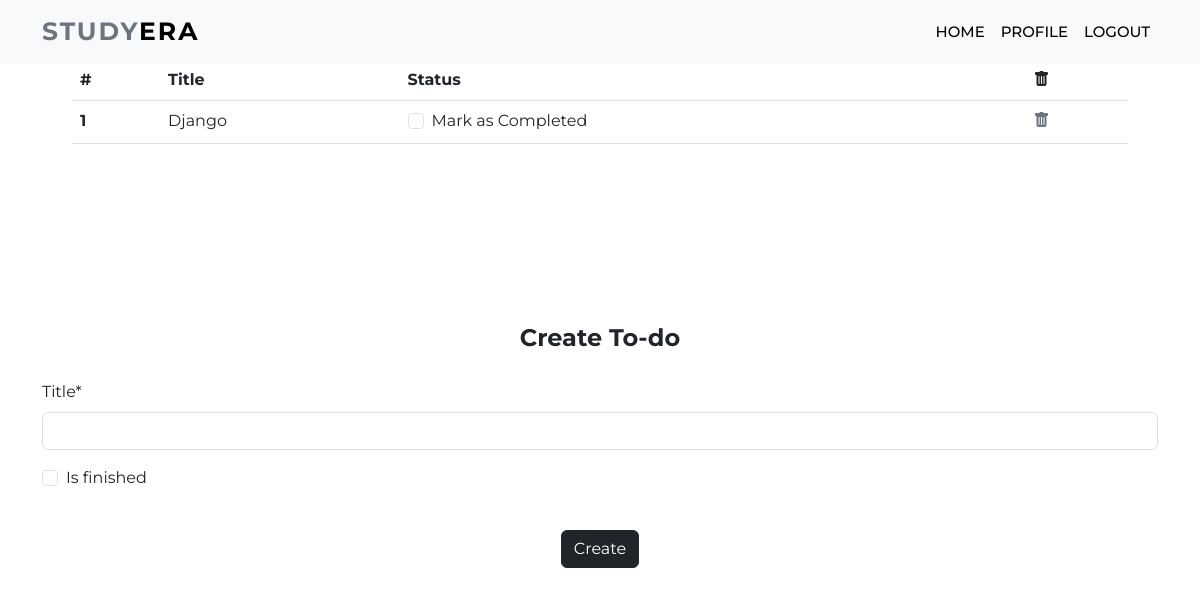
Page /todo (signed in) on the earlier database version.
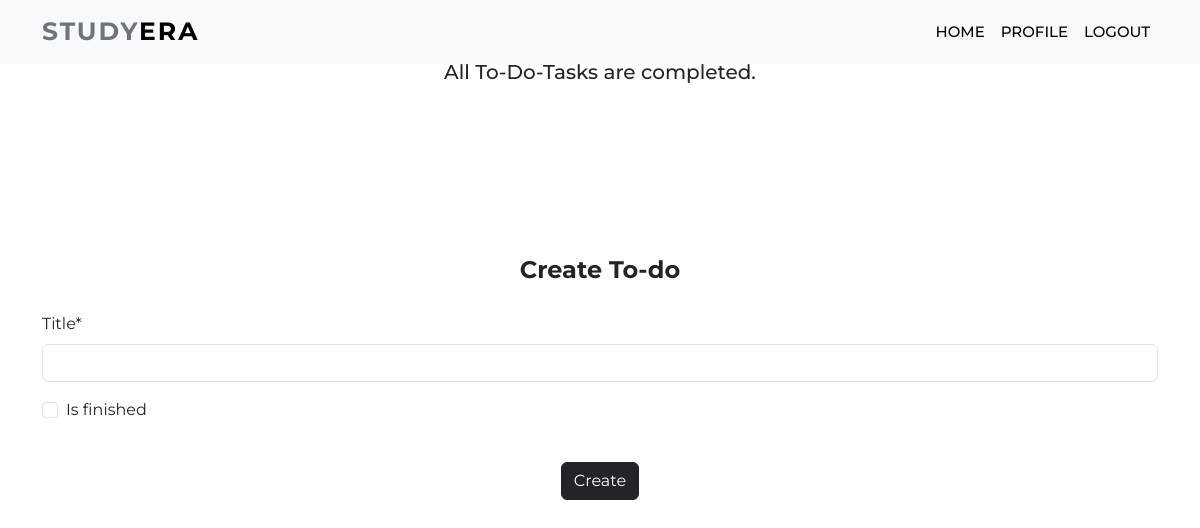
Same page on the later database version.
### dashboard/models.py (models this page shows, shortened)
class Todo(models.Model):
    user = models.ForeignKey(User,on_delete=models.CASCADE)
    title = models.CharField(max_length=100)
    is_finished = models.BooleanField(default=False)

### dashboard/views.py (the view)
# urls.py: path('todo',views.todo,name="todo"),
def todo(request):
    if request.method == 'POST':
        form = TodoForm(request.POST)
        if form.is_valid():
            try:
                finished = request.POST['is_finished']
                if finished == 'on':
                    finished = True
                else:
                    finished = False
            except:
                finished = False
            todos = Todo(
                user = request.user,
                title = request.POST['title'],
                is_finished = finished
            )
            todos.save()
    else:
        form = TodoForm()
    todo = Todo.objects.filter(user=request.user)
    if len(todo) == 0:
        todos_done = True
    else:
        todos_done = False
    context = {
        'todos':todo,
        'form':form,
        'todos_done':todos_done
    }
    return render(request,"dashboard/todo.html",context)

### dashboard/forms.py
class TodoForm(forms.ModelForm):
    class Meta:
        model = Todo
        fields = ['title','is_finished']

### dashboard/templates/dashboard/todo.html (shortened to what this page needs)
    {% extends 'dashboard/home.html' %}
    {% load static %}
    {% load crispy_forms_tags %}
    {% block content %}
	<nav class="navbar navbar-expand-lg navbar-light bg-light fixed-top">
		<div class="container">
			<a class="navbar-brand" href="{% url 'home' %}"><span class="text-secondary">STUDY</span>ERA</a>
			<div class="collapse navbar-collapse" id="navbarSupportedContent">
				<ul class="navbar-nav ms-auto mb-2 mb-lg-0">
					<li class="nav-item">
						<a class="nav-link" href="{% url 'home' %}">Home</a>
					</li>
                    <li class="nav-item">
						<a class="nav-link" href="{% url 'profile' %}">Profile</a>
					</li>
                    <li class="nav-item">
						<a class="nav-link" href="{% url 'homepage' %}">Logout</a>
					</li>
				</ul>
			</div>
		</div>
	</nav>
    <section style="padding: 5%">
        <div class="container">
            {% if not todos_done %}
            <table class="table">
                <thead>
                  <tr>
                    <th scope="col">#</th>
                    <th scope="col">Title</th>
                    <th scope="col">Status</th>
                    <th scope="col"><i class="bi bi-trash-fill"></i></th>
                  </tr>
                </thead>
                <tbody>
                    {% for todo in todos %}
                    <tr>
                        <th scope="row">{{forloop.counter}}</th>
                        <td>{{todo.title}}</td>
                        <td>
                            <a href="{% url 'update-todo' todo.id %}">
                                <div class="form-check">
                                    {% if todo.is_finished == True %}
                                    <input class="form-check-input" type="checkbox" value="" checked>
                                    {% else %}
                                    <input class="form-check-input" type="checkbox" value="">
                                    {% endif %}
                                    <label class="form-check-label text-dark" for="flexCheckDefault">
                                        Mark as Completed
                                    </label>
                                </div>
                            </a>
                        </td>
                        <td><a class="link-secondary" href="{% url 'delete-todo' todo.id %}">
                            <i class="bi bi-trash-fill"></i></a></td>
                    </tr>
                    {% endfor %}
                </tbody>
              </table>
              {% else %}
              <h5 class="text-center">All To-Do-Tasks are completed.</h5>
            {% endif %}
            </div>
    </section>
	<section class="services section-padding" id="services">
		<div class="container">
			<form method="POST">
                <fieldset class="form-group">
                    <legend class="mb-4 text-center"><strong>Create To-do</strong></legend>
                {{form|crispy}}
                </fieldset>
                <div class="form-group text-center">
                    <br><button href="" class="btn btn-dark" type="submit">
                        Create
                    </button>
                </div>
            </form>
		</div>
	</section>
    {% endblock content %}

Differences in the rows shown:
removed Todo: title "Django"
Other differences:
text no longer shown: "# Title Status"
text now shown: "All To-Do-Tasks are completed."
